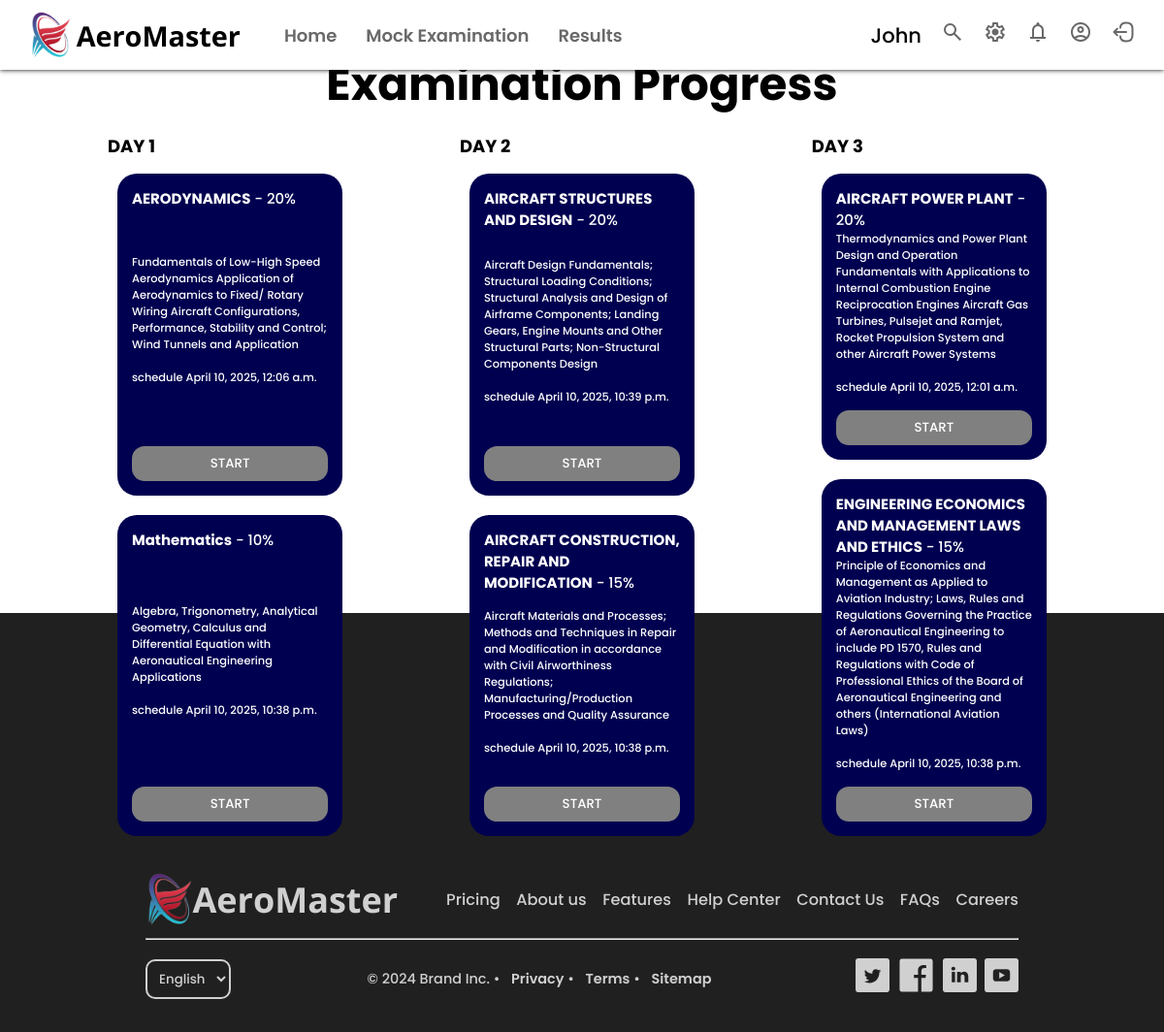
/home/ (signed in), run on an earlier commit of the app's database.
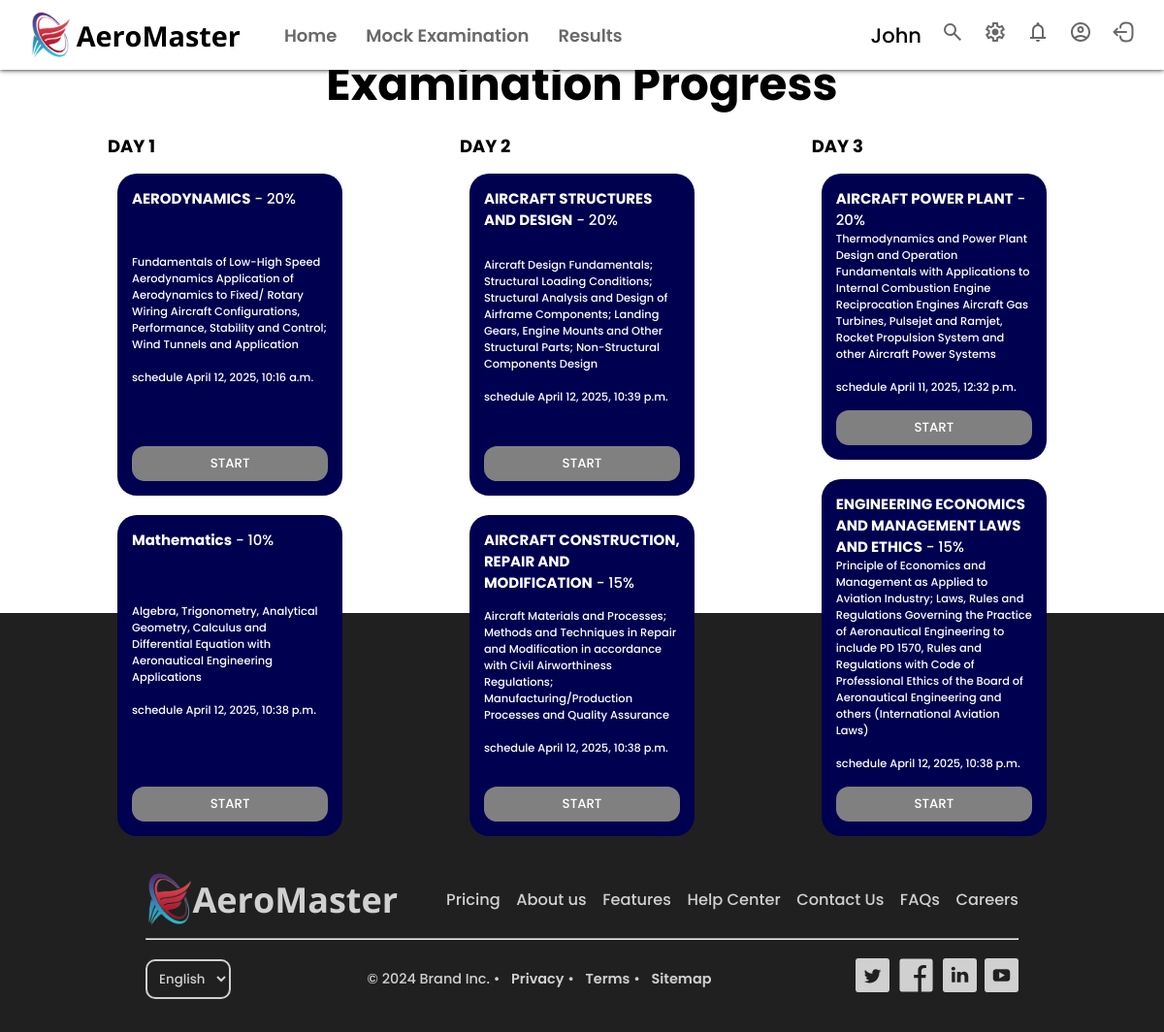
And on a later commit of the database.
### AeroMaster/models.py (models this page shows, shortened)
class User(models.Model):
    first_name = models.CharField(max_length=50, blank=False, null=False)
    middle_initial = models.CharField(max_length=3, blank=True, null=True)
    last_name = models.CharField(max_length=50, blank=False, null=False)
    id_number = models.CharField(max_length=50, blank=False, null=False)
    email = models.EmailField(max_length=100, blank=False, null=False, unique=True)
    password = models.CharField(max_length=100, blank=False, null=False)
    role = models.CharField(max_length=20, editable=False, default='user')
    last_login = models.DateTimeField(default=now, blank=True, null=True)
    @property
    def is_authenticated(self):
        return True

### AeroMaster_admin/models.py (models this page shows, shortened)
class ExamSetting(models.Model):
    subject = models.CharField(max_length=50, blank=False, null=False)
    date_time = models.DateTimeField(blank=False, null=False)
    passing_score = models.IntegerField(default=38)
    shuffle = models.BooleanField(default=True, blank=False, null=False)
    duration = models.IntegerField()  # Store duration in minutes

### AeroMaster/views.py (the view)
    def wrapper(request, *args, **kwargs):
        if not request.user.is_authenticated or request.user.role != 'user':
            return render(request, 'landing_page.html')
        return view_func(request, *args, **kwargs)

### AeroMaster/authentication.py (called while the page is built)
    def get_user(self, user_id):
        try:
            return User.objects.get(pk=user_id)
        except User.DoesNotExist:
            return None

### AeroMaster/views.py (called while the page is built)
def user_required(view_func):
    def wrapper(request, *args, **kwargs):
        if not request.user.is_authenticated or request.user.role != 'user':
            return render(request, 'landing_page.html')
        return view_func(request, *args, **kwargs)
    return wrapper

@user_required
def home_view(request):
    def get_exam(subject_code):
        try:
            exam = ExamSetting.objects.get(subject=subject_code)
            exam.date_time = localtime(exam.date_time)
            return exam
        except ExamSetting.DoesNotExist:
            return None
    context = {
        'aero_setting': get_exam('AERO'),
        'eemle_setting': get_exam('EEMLE'),
        'acrm_setting': get_exam('ACRM'),
        'math_setting': get_exam('MATH'),
        'struc_setting': get_exam('STRUC'),
        'pwrp_setting': get_exam('PWRP'),
    }
    return render(request, 'home.html', context)

### frontend/templates/home.html (shortened to what this page needs)
{% extends 'base.html' %}
{% load static %}
{% block link %}
    <link rel="stylesheet" href="{% static 'styles/home_page.css' %}?v={{ timestamp }}">
{% endblock %}
{% block content %}
    <div class="home">
        <h1>Examination Progress</h1>
        <div class="progress">
            <div class="progress_card">
                <h4><b>DAY 1</b></h4>
                <div class="subject_card">
                    <h5><b>AERODYNAMICS</b> - 20%</h5>
                    <p>Fundamentals of Low-High Speed
                        Aerodynamics Application of Aerodynamics to
                        Fixed/ Rotary Wiring Aircraft Configurations,
                        Performance, Stability and Control; Wind Tunnels and Application
                        <br><br>
                        schedule {{ aero_setting.date_time }}
                    </p>
                    {% if aero_setting %}
                        <button id="aero_start" onclick="window.location.href = '{% url 'mock_exam' subject='AERO' %}'">START</button>
                    {% endif %}
                </div>
                <div class="subject_card">
                    <h5><b>Mathematics</b> - 10%</h5>
                    <p>Algebra, Trigonometry, Analytical Geometry,
                        Calculus and Differential Equation with
                        Aeronautical Engineering Applications
                        <br><br>
                        schedule {{ math_setting.date_time }}
                    </p>
                    {% if math_setting %}
                        <button id="math_start" onclick="window.location.href = '{% url 'mock_exam' subject='MATH' %}'">START</button>
                    {% endif %}
                </div>
            </div>
            <div class="progress_card">
                <h4><b>DAY 2</b></h4>
                <div class="subject_card">
                    <h5><b>AIRCRAFT STRUCTURES AND DESIGN</b> - 20%</h5>
                    <p>Aircraft Design Fundamentals; Structural Loading Conditions;
                        Structural Analysis and Design of Airframe Components;
                        Landing Gears, Engine Mounts and Other Structural Parts;
                        Non-Structural Components Design
                        <br><br>
                        schedule {{ struc_setting.date_time }}
                    </p>
                    {% if struc_setting %}
                        <button id="struc_start" onclick="window.location.href = '{% url 'mock_exam' subject='STRUC' %}'">START</button>
                    {% endif %}
                </div>
                <div class="subject_card">
                    <h5><b>AIRCRAFT CONSTRUCTION, REPAIR AND MODIFICATION</b> - 15%</h5>
                    <p>Aircraft Materials and Processes; Methods and Techniques
                        in Repair and Modification in accordance with Civil
                        Airworthiness Regulations; Manufacturing/Production
                        Processes and Quality Assurance
                        <br><br>
                        schedule {{ acrm_setting.date_time }}
                    </p>
                    {% if acrm_setting %}
                        <button id="acrm_start" onclick="window.location.href = '{% url 'mock_exam' subject='ACRM' %}'">START</button>
                    {% endif %}
                </div>
            </div>
            <div class="progress_card">
                <h4><b>DAY 3</b></h4>
                <div class="subject_card">
                    <h5><b>AIRCRAFT POWER PLANT</b> - 20%</h5>
                    <p>Thermodynamics and Power Plant Design and
                        Operation Fundamentals with Applications to
                        Internal Combustion Engine Reciprocation
                        Engines Aircraft Gas Turbines, Pulsejet and
                        Ramjet, Rocket Propulsion System and other
                        Aircraft Power Systems
                        <br><br>
                        schedule {{ pwrp_setting.date_time }}
                    </p>
                    {% if pwrp_setting %}
                        <button id="pwrp_start" onclick="window.location.href = '{% url 'mock_exam' subject='PWRP' %}'">START</button>
                    {% endif %}
                </div>
                <div class="subject_card">
                    <h5><b>ENGINEERING ECONOMICS AND MANAGEMENT LAWS AND ETHICS</b> - 15%</h5>
                    <p>Principle of Economics and Management as Applied to Aviation
                        Industry; Laws, Rules and Regulations Governing the Practice
                        of Aeronautical Engineering to include PD 1570, Rules and
                        Regulations with Code of Professional Ethics of the Board of
                        Aeronautical Engineering and others (International Aviation Laws)
                        <br><br>
                        schedule {{ eemle_setting.date_time }}
                    </p>
                    {% if eemle_setting %}
                        <button id="eemle_start" onclick="window.location.href = '{% url 'mock_exam' subject='EEMLE' %}'">START</button>
                    {% endif %}
                </div>
            </div>
        </div>
    </div>
{% include 'footer.html' %}
{% endblock %}

### frontend/templates/base.html (shortened to what this page needs)
<!DOCTYPE html>
<html lang="en">
<head>
          {% load static %}
    {% block link %} {% endblock %}
    <link rel="stylesheet" type="text/css" href="{% static 'styles/base.css' %}?v={{ timestamp }}">
</head>
<body>
  <header>
    <div>
        <img src="{% static 'icons/aeromaster_logo.png' %}" alt="brand_logo">
        <h2>AeroMaster</h2>
      <nav>
        <a href="#">Home</a>
        <a href="#">Mock Examination</a>
        <a href="#">Results</a>
      </nav>
    </div>
    {% if user.is_authenticated and user.role == 'user' %}
    <div class="header_buttons">
      <h3>{{ user.first_name }}</h3>
      <button></button>
      <button></button>
      <button></button>
      <button></button>
      <form method="post" action="{% url 'logout' %}">
          <button style="background-color: transparent;" type="submit" ></button>
      </form>
    </div>
    {% endif %}
  </header>
  <div class="container">
    {% block content %}{% endblock %}
  </div>
</body>
</html>

### frontend/templates/footer.html (shortened to what this page needs)
{% load static %}
<footer style="display: ;">
    <div class="footer_div">
      <div>
        <div class="brand">
        <img src="{% static 'icons/aeromaster_logo.png' %}" alt="brand_log_dark" >
        <h2>AeroMaster</h2>
        </div>
        <div>
          <button>Pricing</button>
          <button>About us</button>
          <button>Features</button>
          <button>Help Center</button>
          <button>Contact Us</button>
          <button>FAQs</button>
          <button>Careers</button>
        </div>
      </div>
    <hr>
      <div>
        <select name="language">
          <option value="English" selected>English</option>
        </select>
        <p>© 2024 Brand Inc. • <a>Privacy</a> • <a>Terms</a> • <a>Sitemap</a></p>
        <div>
          <a href="#"></a>
          <a href="#"></a>
          <a href="#"></a>
          <a href="#"></a>
        </div>
      </div>
    </div>
  </footer>

### frontend/static/styles/home_page.css (style rules this page uses)
* { padding: 0; margin: 0; font-family: "Open Sans", San serif; box-sizing: border-box; }
a { text-decoration: none; color: inherit; font-weight: 600; }
body { height: 100vh; }
.home { height: 100%; display: flex; justify-content: flex-end; align-items: center; flex-direction: column; background: linear-gradient(to bottom, white 70%, #202020 30%); }
.home h1 { margin: 10px; font-weight: 700; font-size: 2.6rem; }
.progress { display: flex; justify-content: space-between; padding: 0 max(90px, 8%); }
.progress_card { display: flex; flex-direction: column; width: max(250px, 28%); min-height: 400px; padding: 0 15px; background: none; border-radius: 15px; color: black; }
.subject_card { background: rgb(0,0,80); color: white; padding: 15px; border-radius: 20px; display: flex; flex-direction: column; justify-content: space-between; }
.progress_card > div { height: 50%; }
.progress_card div { margin: 10px; }
b { font-weight: bold; }
.progress_card h4 { margin: 5px 0; }
.progress_card p { font-size: min(.95vw, .7rem); }
.progress_card button { padding: 8px; margin-top: 15px; background: #0066cc; border-radius: 13px; border: none; outline: none; color: white; width: 100%; }
.progress_card button.disable { background: gray; }

### frontend/static/styles/base.css (style rules this page uses)
* { padding: 0; margin: 0; font-family: "Poppins", Sans-serif; font-weight: 500; }
a, button { cursor: pointer; }
html { font-size: 18px; }
body { display: flex; flex-direction: column; }
header { height: clamp(50px, 4rem, 10vh); display: flex; flex-direction: row; align-items: center; justify-content: space-between; padding: 0 30px; z-index: 10; position: sticky; top: 0; background: white; box-shadow: 0px 0px 5px black; }
header > div:first-child { display: flex; align-items: center; gap: 25px; height: 100%; }
header > div:first-child h2 { font-weight: bold; font-family: "Open Sans", San serif; transform: translateX(-20px); font-size: 1.6rem; }
header > div:first-child img { height: 70%; width: auto; }
header nav { display: flex; gap: 30px; }
header nav a { text-decoration: none; color: #696969; }
header .header_buttons { display: flex; align-items: center; gap: 20px; }
header .header_buttons button { border: none; background: transparent; }
body > div { flex-grow: 1; }
.container { display: flex; flex-direction: column; height: 100%; }
footer { background: #202020; color: #D0D0D0; z-index: 5; }
.footer_div { width: max(650px, 80vw); padding: 15px 30px; margin: auto auto; }
.footer_div .brand { margin-right: 50px; }
.footer_div .brand h2 { font-weight: bold; font-family: "Open Sans", San serif; font-size: 2rem; }
.footer_div .brand img { height: 70%; width: auto; }
.footer_div div:first-child { display: flex; justify-content: space-between; height: 80px; align-items: center; }
.footer_div div:first-child div:last-child { display: flex; justify-content: space-between; min-width: 500px; width: 800px; }
.footer_div div:first-child button { font-size: .9rem; border: none; background: transparent; white-space: nowrap; color: #D0D0D0; }
.footer_div div:last-child { display: flex; justify-content: space-between; height: 80px; align-items: center; }
.footer_div div:last-child select { border: 2px solid #D0D0D0; background: transparent; padding: 8px; border-radius: 10px; color: #D0D0D0; }
.footer_div div:last-child option { color: white; background: black; }
.footer_div div:last-child p { font-size: 0.8rem; }
.footer_div div:last-child a { margin-left: 8px; }

What changed in the data, as far as the page shows it:
changed ExamSetting: date_time "April 10, 2025, 12:06 a.m." → "April 12, 2025, 10:16 a.m."
changed ExamSetting (number 2 of 6 on the later page): date_time "April 10, 2025, 10:38 p.m." → "April 12, 2025, 10:38 p.m."
changed ExamSetting: date_time "April 10, 2025, 10:39 p.m." → "April 12, 2025, 10:39 p.m."
changed ExamSetting (number 4 of 6 on the later page): date_time "April 10, 2025, 10:38 p.m." → "April 12, 2025, 10:38 p.m."
changed ExamSetting: date_time "April 10, 2025, 12:01 a.m." → "April 11, 2025, 12:32 p.m."
changed ExamSetting (number 6 of 6 on the later page): date_time "April 10, 2025, 10:38 p.m." → "April 12, 2025, 10:38 p.m."
